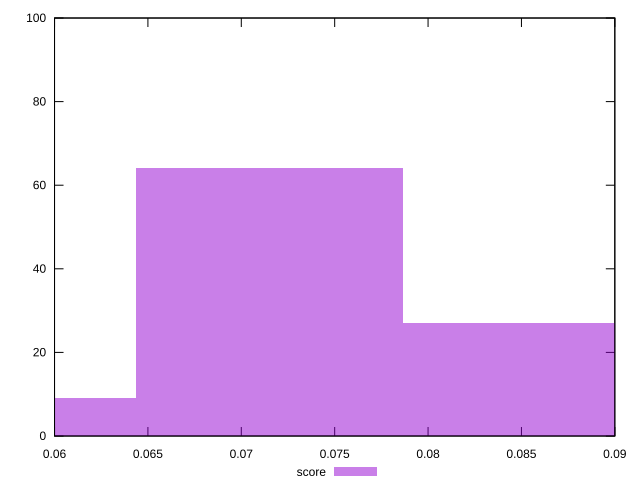

Write gnuplot code to recreate this figure.
reset

$score <<EOF
0.08579642018238663 27
0.07149701681865553 64
0.05719761345492442 9
EOF

set key outside below
set boxwidth 0.014299403363731105
set xrange [0.06:0.09]
set yrange [0:100]
set trange [0:100]
set style fill transparent solid 0.5 noborder
set terminal svg size 640, 490 enhanced background rgb 'white'
set output "report/report_00029_2021-02-24T13-36-40.390Z/interactive/samples/astro/score/histogram.svg"

plot $score title "score" with boxes

reset
